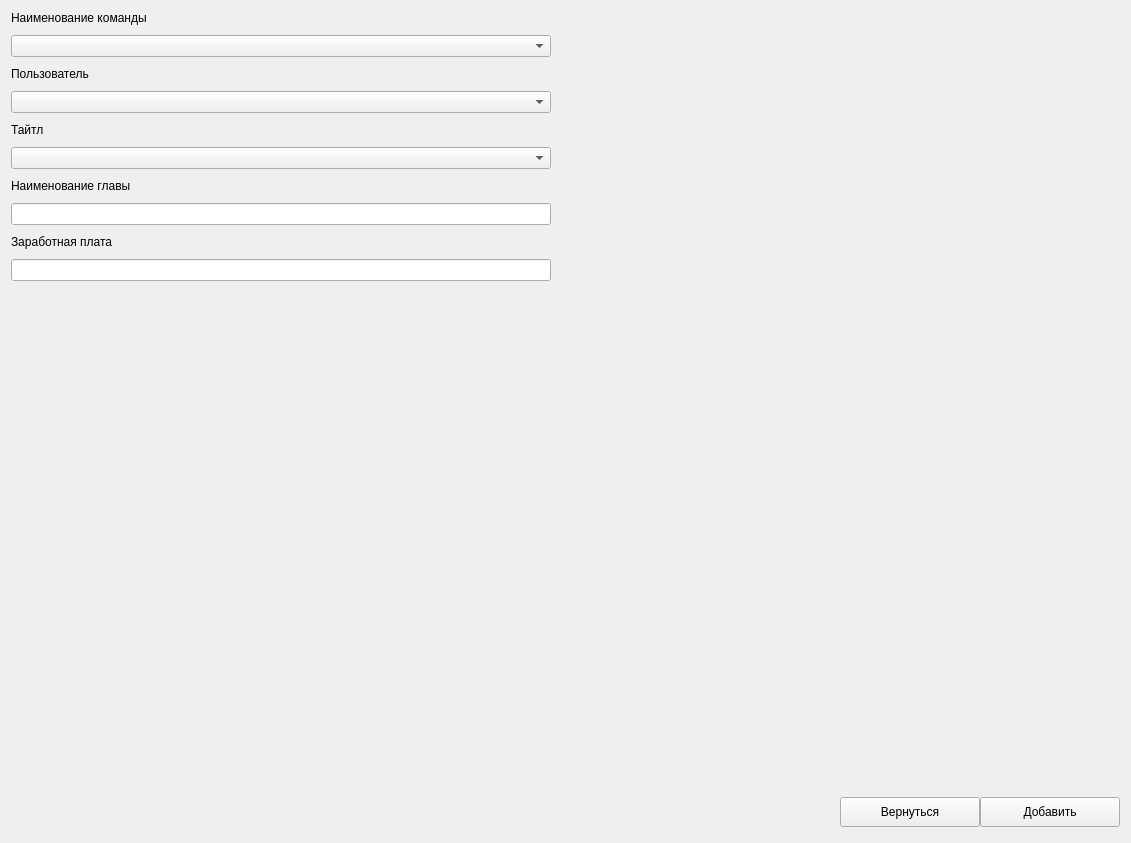
          <widget class="QWidget" name="pageAddIncome">
           <layout class="QGridLayout" name="gridLayout_18">
            <item row="0" column="0">
             <layout class="QVBoxLayout" name="verticalLayout_17">
              <property name="spacing">
               <number>10</number>
              </property>
              <item>
               <widget class="QLabel" name="label_45">
                <property name="text">
                 <string>Наименование команды</string>
                </property>
               </widget>
              </item>
              <item>
               <widget class="QComboBox" name="crewAddComboBox"/>
              </item>
              <item>
               <widget class="QLabel" name="label_46">
                <property name="text">
                 <string>Пользователь</string>
                </property>
               </widget>
              </item>
              <item>
               <widget class="QComboBox" name="userAddComboBox"/>
              </item>
              <item>
               <widget class="QLabel" name="label_15">
                <property name="text">
                 <string>Тайтл</string>
                </property>
               </widget>
              </item>
              <item>
               <widget class="QComboBox" name="titleAddComboBox"/>
              </item>
              <item>
               <widget class="QLabel" name="label_47">
                <property name="text">
                 <string>Наименование главы</string>
                </property>
               </widget>
              </item>
              <item>
               <widget class="QLineEdit" name="nameChapterAddIncome"/>
              </item>
              <item>
               <widget class="QLabel" name="label_49">
                <property name="text">
                 <string>Заработная плата</string>
                </property>
               </widget>
              </item>
              <item>
               <widget class="QLineEdit" name="salaryAddIncome"/>
              </item>
             </layout>
            </item>
            <item row="0" column="1">
             <spacer name="horizontalSpacer_20">
              <property name="orientation">
               <enum>Qt::Horizontal</enum>
              </property>
              <property name="sizeHint" stdset="0">
               <size>
                <width>563</width>
                <height>20</height>
               </size>
              </property>
             </spacer>
            </item>
            <item row="1" column="0">
             <spacer name="verticalSpacer_16">
              <property name="orientation">
               <enum>Qt::Vertical</enum>
              </property>
              <property name="sizeType">
               <enum>QSizePolicy::Expanding</enum>
              </property>
              <property name="sizeHint" stdset="0">
               <size>
                <width>540</width>
                <height>505</height>
               </size>
              </property>
             </spacer>
            </item>
            <item row="2" column="0" colspan="2">
             <widget class="QWidget" name="widget_10" native="true">
              <property name="sizePolicy">
               <sizepolicy hsizetype="Expanding" vsizetype="Expanding">
                <horstretch>0</horstretch>
                <verstretch>0</verstretch>
               </sizepolicy>
              </property>
              <property name="minimumSize">
               <size>
                <width>0</width>
                <height>40</height>
               </size>
              </property>
              <property name="maximumSize">
               <size>
                <width>16777215</width>
                <height>40</height>
               </size>
              </property>
              <layout class="QHBoxLayout" name="horizontalLayout_12">
               <property name="spacing">
                <number>0</number>
               </property>
               <property name="leftMargin">
                <number>0</number>
               </property>
               <property name="topMargin">
                <number>0</number>
               </property>
               <property name="rightMargin">
                <number>0</number>
               </property>
               <property name="bottomMargin">
                <number>0</number>
               </property>
               <item>
                <spacer name="horizontalSpacer_19">
                 <property name="orientation">
                  <enum>Qt::Horizontal</enum>
                 </property>
                 <property name="sizeHint" stdset="0">
                  <size>
                   <width>809</width>
                   <height>20</height>
                  </size>
                 </property>
                </spacer>
               </item>
               <item>
                <widget class="QPushButton" name="backAddIncome">
                 <property name="minimumSize">
                  <size>
                   <width>140</width>
                   <height>30</height>
                  </size>
                 </property>
                 <property name="maximumSize">
                  <size>
                   <width>140</width>
                   <height>30</height>
                  </size>
                 </property>
                 <property name="text">
                  <string>Вернуться</string>
                 </property>
                 <property name="icon">
                  <iconset resource="resource.qrc">
                   <normaloff>:/icon/icon/free-icon-back-2644908.png</normaloff>:/icon/icon/free-icon-back-2644908.png</iconset>
                 </property>
                 <property name="iconSize">
                  <size>
                   <width>20</width>
                   <height>20</height>
                  </size>
                 </property>
                </widget>
               </item>
               <item>
                <widget class="QPushButton" name="addIncomeBtn">
                 <property name="minimumSize">
                  <size>
                   <width>140</width>
                   <height>30</height>
                  </size>
                 </property>
                 <property name="maximumSize">
                  <size>
                   <width>140</width>
                   <height>30</height>
                  </size>
                 </property>
                 <property name="text">
                  <string>Добавить</string>
                 </property>
                 <property name="icon">
                  <iconset resource="resource.qrc">
                   <normaloff>:/icon/icon/free-icon-add-7222864.png</normaloff>:/icon/icon/free-icon-add-7222864.png</iconset>
                 </property>
                 <property name="iconSize">
                  <size>
                   <width>20</width>
                   <height>20</height>
                  </size>
                 </property>
                </widget>
               </item>
              </layout>
             </widget>
            </item>
           </layout>
          </widget>
